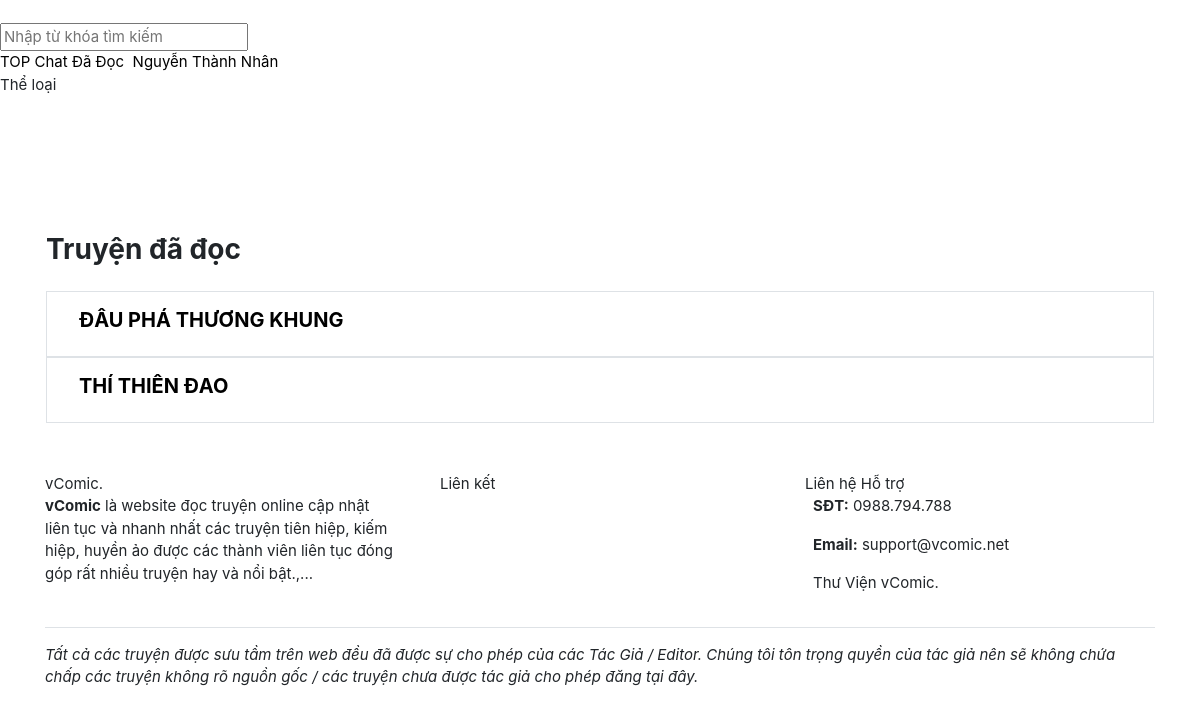
/modules/story/read.php (signed in), run on the app's committed database.
### tables this page shows
CREATE TABLE `users` (
  `id` int(11) NOT NULL,
  `username` varchar(255) NOT NULL,
  `email` varchar(255) NOT NULL,
  `password` varchar(255) NOT NULL,
  `role` tinyint(4) NOT NULL DEFAULT 0,
  `vip` tinyint(4) NOT NULL DEFAULT 0,
  `fullname` varchar(255) NOT NULL,
  `gender` varchar(2) NOT NULL,
  `gold` int(11) NOT NULL DEFAULT 0,
  `coin` int(11) NOT NULL DEFAULT 0,
  `birthday` int(11) NOT NULL,
  `cover` varchar(255) NOT NULL,
  `avatar` varchar(255) NOT NULL,
  `recover_code` varchar(255) NOT NULL,
  `recover_time` int(11) NOT NULL,
  `login_at` int(11) NOT NULL,
  `created_at` int(11) NOT NULL
);

CREATE TABLE `stories_read` (
  `user_id` int(11) NOT NULL,
  `story_id` int(11) NOT NULL
);

CREATE TABLE `stories` (
  `id` int(11) NOT NULL,
  `title` varchar(255) NOT NULL,
  `slug` varchar(255) NOT NULL,
  `summary` varchar(255) NOT NULL,
  `thumbnail` varchar(255) NOT NULL,
  `author` varchar(255) NOT NULL,
  `is_published` tinyint(4) NOT NULL DEFAULT 0,
  `is_completed` tinyint(4) NOT NULL DEFAULT 0,
  `views` int(11) NOT NULL DEFAULT 0,
  `user_id` int(11) NOT NULL,
  `category_id` int(11) NOT NULL,
  `created_at` int(11) NOT NULL
);

### modules/story/read.php (called while the page is built, shortened)
<?php
require_once('system/bootstrap.php');
$total = count_story_read($user_id);
require_once('themes/' . THEME . '/layout/head.php');
require_once('themes/' . THEME . '/templates/story/read.php');
require_once('themes/' . THEME . '/layout/end.php');

### system/bootstrap.php (called while the page is built, shortened)
<?php
require_once('functions.php');
if (isset($_SESSION['username'])) {
    $username = trim($_SESSION['username']);
    $_user = get_info($username);
    if ($_user) {
        $user = $_user;
        $user_id = $user['id'];
    }
}

### system/functions.php (called while the page is built, shortened)
<?php
$per_page = 20;
function get_page($total, $return = 0)
{
    global $per_page;
    $page = isset($_GET['page']) ? abs(intval($_GET['page'])) : 1;
    $max_page = ceil($total / $per_page);
    return ' LIMIT ' . $per_page . ' OFFSET ' . (($page - 1) * $per_page);
}

### themes/colab/templates/story/read.php (the view, shortened to what this page needs)
<section class="pt-4">
    <div class="container">
        <div class="row my-3">
            <div class="col-8 pl-3">
                <h3 class="font-weight-bold">Truyện đã đọc</h3>
            </div>
        </div>
        <div class="row my-3 free-list">
<?php if ($total): ?>
    <?php foreach (get_stories_read($user_id, $total) as $data): ?>
        <div class="col-md-12 px-3 free-list-item">
            <div class="p-3 border">
                <div class="row mx-0 px-0">
                    <div class="col-md-8 pl-0">
                        <div class="pl-3" style="overflow: hidden;">
                            <h5 class="font-weight-bold">
                                <a href="/story/<?= $data['slug'] ?>"><?= $data['title'] ?></a>
                            </h5>
                        </div>
                    </div>
                </div>
            </div>
        </div>
    <?php endforeach ?>
<?php else: ?>
            <div class="col-md-12 px-3 free-list-item">
                <div class="p-3 border">Bạn chưa đọc truyện nào
            </div>
<?php endif ?>
        </div>
    </div>
</section>

### themes/colab/layout/head.php (shortened to what this page needs)
<!DOCTYPE html>
<html lang="vi">
<head>
	<link rel="stylesheet" href="<?= SITE_URL ?>/assets/css/all.min.css?ver=<?= VERSION ?>" />
	<link rel="stylesheet" href="<?= SITE_URL ?>/assets/css/bootstrap.min.css?ver=<?= VERSION ?>" />
	<link rel="stylesheet" href="<?= SITE_URL ?>/themes/<?= THEME ?>/css/swiper.min.css?ver=<?= VERSION ?>" />
	<link rel="stylesheet" href="<?= SITE_URL ?>/themes/<?= THEME ?>/css/custom.css?ver=<?= VERSION ?>" />
</head>
<body>
    <header style="margin-bottom: 52px;">
        <nav class="custom-nav">
            <div class="custom-nav-brand">
                <a href="/" class="text-white">vComic.</a>
            </div>
            <div class="custom-nav-search">
                <form method="GET">
                    <input type="text" class="nav-search-input" name="search" id="search" placeholder="Nhập từ khóa tìm kiếm" />
                </form>
            </div>
            <div class="custom-nav-item">
                <div class="custom-nav-list">
                    <a class="item" href="/top">
                        <i class="far fa-hashtag"></i> TOP
                    </a>
    <?php if ($user_id): ?>
                    <a class="item" href="/chat">
                        <i class="fal fa-comment-alt-lines"></i> Chat
                    </a>
                    <a class="item" href="/story/read">
                        <i class="far fa-history"></i> Đã Đọc
                    </a>
                    <a class="item" href="/profile">
                        <img class="lazy avatar-sm" data-original="/uploads/avatar/<?= $user['avatar'] ?>?t=<?= time() ?>"> <?= $user['fullname'] ?>
                    </a>
    <?php endif ?>
                    <div class="item cursor">
                        <i class="fal fa-list"></i> <span class="list-title">Thể loại</span>
                        <div class="more-item category">
                            <div class="row text-center">
    <?php if (get_categories()): ?>
    <?php foreach (get_categories() as $list_cate): ?>
                                <div class="col-6 sub px-2">
                                    <a href="/category/<?= $list_cate['slug'] ?>" class="text-white"><?= $list_cate['name'] ?></a>
                                </div>
    <?php endforeach ?>
    <?php else: ?>
                                <div class="col-12 sub px-2">
                                    <a href="#" class="text-white">Chưa có danh mục nào!</a>
                                </div>
    <?php endif ?>
                            </div>
                        </div>
                    </div>
                </div>
            </div>
        </nav>
    </header>

### data on the page
users: fullname "Nguyễn Thành Nhân"
stories_read: story.title "ĐẤU PHÁ THƯƠNG KHUNG"
stories_read: story.title "THÍ THIÊN ĐAO"
